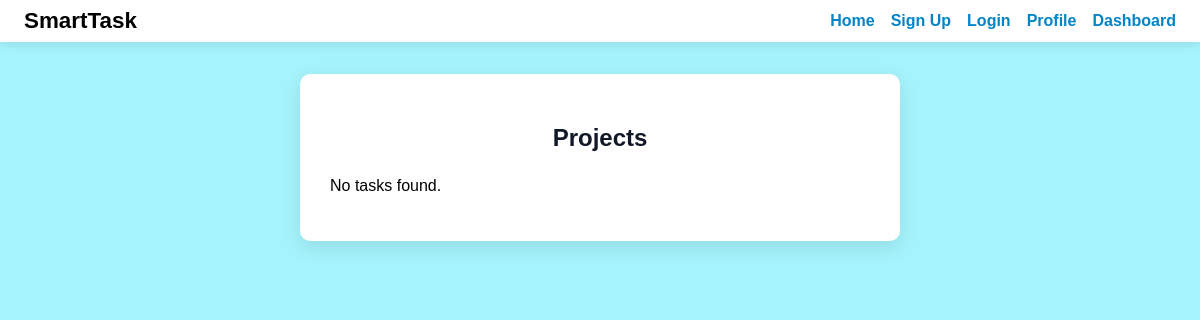
Before: /projects/ (signed in) with the older database file.
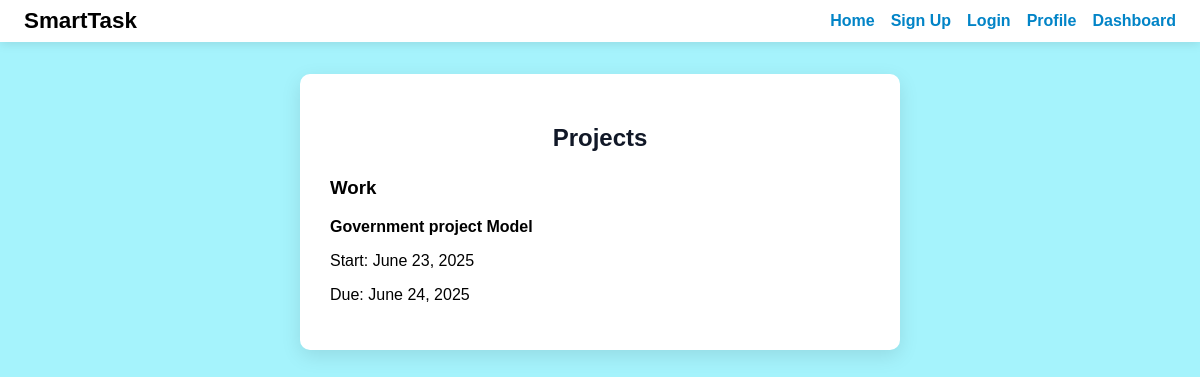
After: the same page with the newer database file.
### app/models.py (models this page shows, shortened)
class Task(models.Model):
    CATEGORY_CHOICES = [
        ('Work', 'Work'),
        ('Personal', 'Personal'),
        ('Health', 'Health'),
        ('Study', 'Study'),
    ]
    user = models.ForeignKey(User, on_delete=models.CASCADE)
    title = models.CharField(max_length=255)
    description = models.TextField(blank=True)
    category = models.CharField(max_length=50, choices=CATEGORY_CHOICES, blank=True)
    project = models.CharField(max_length=100, blank=True, null=True)
    start_date = models.DateField(null=True, blank=True)
    due_date = models.DateField(null=True, blank=True)
    is_completed = models.BooleanField(default=False)
    completed_date = models.DateTimeField(null=True, blank=True)
    created_at = models.DateTimeField(auto_now_add=True)

### app/views.py (the view)
# urls.py: path('projects/', views.projects_view, name='projects'),
@login_required(login_url='login')
def projects_view(request):
    user = request.user
    tasks = Task.objects.filter(user=user, is_completed=False)
    category_data = {}
    for task in tasks:
        category = task.category or 'Uncategorized'
        if category not in category_data:
            category_data[category] = []
        category_data[category].append(task)
    return render(request, 'app/projects.html', {
        'category_data': category_data,
    })

### app/templates/app/projects.html (shortened to what this page needs)
{% load static %}
<!DOCTYPE html>
<html lang="en">
<head>
  <link rel="stylesheet" href="{% static 'app/css/projects.css' %}" />
</head>
<body>
  <nav>
    <div class="logo">SmartTask</div>
    <ul>
      <li><a href="{% url 'home' %}">Home</a></li>
      <li><a href="{% url 'signup' %}">Sign Up</a></li>
      <li><a href="{% url 'login' %}">Login</a></li>
      <li><a href="{% url 'profile' %}">Profile</a></li>
      <li><a href="{% url 'dashboard' %}" class="active">Dashboard</a></li>
    </ul>
  </nav>
  <div class="container">
    <main>
      <h2>Projects</h2>
      {% if category_data %}
        {% for category, tasks in category_data.items %}
          <div class="category-group">
            <h3>{{ category }}</h3>
            <div class="task-box">
              {% for task in tasks %}
                <div class="task-card">
                  <p><strong>{{ task.title }}</strong></p>
                  <p>Start: {{ task.start_date }}</p>
                  <p>Due: {{ task.due_date }}</p>
                </div>
              {% endfor %}
            </div>
          </div>
        {% endfor %}
      {% else %}
        <p>No tasks found.</p>
      {% endif %}
    </main>
  </div>
</body>
</html>

Changed rows visible on the page:
added Task: category "Work", title "Government project Model", start_date "June 23, 2025", due_date "June 24, 2025"
Other visible differences:
text no longer shown: "No tasks found."
